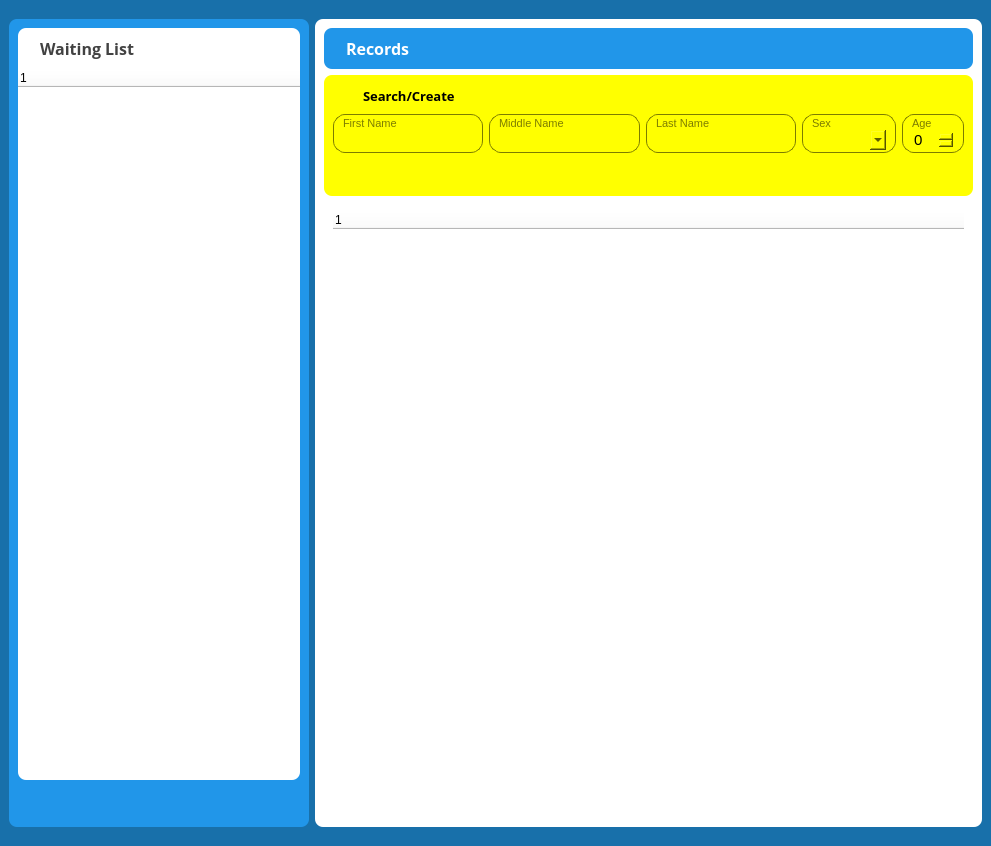
<?xml version="1.0" encoding="UTF-8"?>
<ui version="4.0">
 <class>MainWindow</class>
 <widget class="QMainWindow" name="MainWindow">
  <property name="geometry">
   <rect>
    <x>0</x>
    <y>0</y>
    <width>991</width>
    <height>846</height>
   </rect>
  </property>
  <property name="windowTitle">
   <string>Clinic Manager</string>
  </property>
  <property name="styleSheet">
   <string notr="true">QScrollBar:horizontal {
	max-height: 20px;
	background: white;
	border: 1px transparent grey;
	margin: 0px 20px 0px 20px;
}
QScrollBar:vertical {
	max-width: 20px;
	border: 1px transparent grey;
	margin: 20px 0px 20px 0px;
	background: white;
}
QScrollBar::handle:horizontal {
	background: rgb(253,253,253);
	border-style: solid;
	border-width: 1px;
	border-color: rgb(207,207,207);
	border-radius: 7px;
	min-width: 25px;
}
QScrollBar::handle:horizontal:hover {
	background: rgb(253,253,253);
	border-style: solid;
	border-width: 1px;
	border-color: rgb(147, 200, 200);
	border-radius: 7px;
	min-width: 25px;
}
QScrollBar::handle:vertical {
	background: rgb(253,253,253);
	border-style: solid;
	border-width: 1px;
	border-color: rgb(207,207,207);
	border-radius: 7px;
	min-height: 25px;
}
QScrollBar::handle:vertical:hover {
	background: rgb(253,253,253);
	border-style: solid;
	border-width: 1px;
	border-color: rgb(147, 200, 200);
	border-radius: 7px;
	min-height: 25px;
}
QScrollBar::add-line:horizontal {
   border: 2px transparent grey;
   border-top-right-radius: 7px;
   border-bottom-right-radius: 7px;
   background: rgb(171,171,171);
   width: 20px;
   subcontrol-position: right;
   subcontrol-origin: margin;
}
QScrollBar::add-line:horizontal:pressed {
   border: 2px transparent grey;
   border-top-right-radius: 7px;
   border-bottom-right-radius: 7px;
   background: rgb(191,191,191);
   width: 20px;
   subcontrol-position: right;
   subcontrol-origin: margin;
}
QScrollBar::add-line:vertical {
   border: 2px transparent grey;
   border-bottom-left-radius: 7px;
   border-bottom-right-radius: 7px;
   background: rgb(171,171,171);
   height: 20px;
   subcontrol-position: bottom;
   subcontrol-origin: margin;
}
QScrollBar::add-line:vertical:pressed {
   border: 2px transparent grey;
   border-bottom-left-radius: 7px;
   border-bottom-right-radius: 7px;
   background: rgb(191,191,191);
   height: 20px;
   subcontrol-position: bottom;
   subcontrol-origin: margin;
}
QScrollBar::sub-line:horizontal {
   border: 2px transparent grey;
   border-top-left-radius: 7px;
   border-bottom-left-radius: 7px;
   background: rgb(171,171,171);
   width: 20px;
   subcontrol-position: left;
   subcontrol-origin: margin;
}
QScrollBar::sub-line:horizontal:pressed {
   border: 2px transparent grey;
   border-top-left-radius: 7px;
   border-bottom-left-radius: 7px;
   background: rgb(191,191,191);
   width: 20px;
   subcontrol-position: left;
   subcontrol-origin: margin;
}
QScrollBar::sub-line:vertical {
   border: 2px transparent grey;
   border-top-left-radius: 7px;
   border-top-right-radius: 7px;
   background: rgb(171,171,171);
   height: 20px;
   subcontrol-position: top;
   subcontrol-origin: margin;
}
QScrollBar::sub-line:vertical:pressed {
   border: 2px transparent grey;
   border-top-left-radius: 7px;
   border-top-right-radius: 7px;
   background: rgb(191,191,191);
   height: 20px;
   subcontrol-position: top;
   subcontrol-origin: margin;
}
QScrollBar::left-arrow:horizontal {
   border: 1px transparent grey;
   border-top-left-radius: 3px;
   border-bottom-left-radius: 3px;
   width: 6px;
   height: 6px;
   background: white;
}
QScrollBar::right-arrow:horizontal {
   border: 1px transparent grey;
   border-top-right-radius: 3px;
   border-bottom-right-radius: 3px;
   width: 6px;
   height: 6px;
   background: white;
}
QScrollBar::up-arrow:vertical {
   border: 1px transparent grey;
   border-top-left-radius: 3px;
   border-top-right-radius: 3px;
   width: 6px;
   height: 6px;
   background: white;
}
QScrollBar::down-arrow:vertical {
   border: 1px transparent grey;
   border-bottom-left-radius: 3px;
   border-bottom-right-radius: 3px;
   width: 6px;
   height: 6px;
   background: white;
}
QScrollBar::add-page:horizontal, QScrollBar::sub-page:horizontal {
   background: white;
}
QScrollBar::add-page:vertical, QScrollBar::sub-page:vertical {
   background: white;
}</string>
  </property>
  <widget class="QWidget" name="centralwidget">
   <property name="styleSheet">
    <string notr="true">background-color: rgb(24, 112, 170);</string>
   </property>
   <layout class="QGridLayout" name="gridLayout_5">
    <item row="1" column="1">
     <widget class="QFrame" name="frame_3">
      <property name="sizePolicy">
       <sizepolicy hsizetype="Maximum" vsizetype="Preferred">
        <horstretch>0</horstretch>
        <verstretch>0</verstretch>
       </sizepolicy>
      </property>
      <property name="minimumSize">
       <size>
        <width>300</width>
        <height>0</height>
       </size>
      </property>
      <property name="styleSheet">
       <string notr="true">background-color: rgb(33, 150, 233);
border-radius: 8px;</string>
      </property>
      <property name="frameShape">
       <enum>QFrame::StyledPanel</enum>
      </property>
      <property name="frameShadow">
       <enum>QFrame::Raised</enum>
      </property>
      <layout class="QGridLayout" name="gridLayout_4">
       <property name="horizontalSpacing">
        <number>6</number>
       </property>
       <property name="verticalSpacing">
        <number>0</number>
       </property>
       <property name="bottomMargin">
        <number>9</number>
       </property>
       <item row="0" column="2">
        <widget class="QFrame" name="frame_4">
         <property name="styleSheet">
          <string notr="true">background-color: rgb(255, 255, 255);
color: rgb(66, 66, 66);
border: 0px;
border-top-left-radius: 8;
border-top-right-radius: 8;
border-bottom-left-radius: 0;
border-bottom-right-radius: 0;</string>
         </property>
         <property name="frameShape">
          <enum>QFrame::StyledPanel</enum>
         </property>
         <property name="frameShadow">
          <enum>QFrame::Plain</enum>
         </property>
         <layout class="QGridLayout" name="gridLayout_3">
          <item row="0" column="0">
           <layout class="QHBoxLayout" name="horizontalLayout_2">
            <item>
             <widget class="QLabel" name="label_11">
              <property name="text">
               <string/>
              </property>
              <property name="pixmap">
               <pixmap>resources/icons/baseline-face-black-18/2x/baseline_face_black_18dp.png</pixmap>
              </property>
             </widget>
            </item>
            <item>
             <widget class="QLabel" name="label_2">
              <property name="font">
               <font>
                <family>Open Sans</family>
                <pointsize>12</pointsize>
                <weight>75</weight>
                <bold>true</bold>
               </font>
              </property>
              <property name="text">
               <string>Waiting List</string>
              </property>
             </widget>
            </item>
            <item>
             <spacer name="horizontalSpacer_2">
              <property name="orientation">
               <enum>Qt::Horizontal</enum>
              </property>
              <property name="sizeHint" stdset="0">
               <size>
                <width>40</width>
                <height>20</height>
               </size>
              </property>
             </spacer>
            </item>
           </layout>
          </item>
         </layout>
        </widget>
       </item>
       <item row="3" column="2">
        <layout class="QHBoxLayout" name="horizontalLayout_3">
         <item>
          <spacer name="horizontalSpacer_3">
           <property name="orientation">
            <enum>Qt::Horizontal</enum>
           </property>
           <property name="sizeHint" stdset="0">
            <size>
             <width>40</width>
             <height>20</height>
            </size>
           </property>
          </spacer>
         </item>
         <item>
          <widget class="QPushButton" name="refreshPushButton">
           <property name="sizePolicy">
            <sizepolicy hsizetype="Fixed" vsizetype="Fixed">
             <horstretch>0</horstretch>
             <verstretch>0</verstretch>
            </sizepolicy>
           </property>
           <property name="minimumSize">
            <size>
             <width>28</width>
             <height>28</height>
            </size>
           </property>
           <property name="toolTip">
            <string>Sync</string>
           </property>
           <property name="autoFillBackground">
            <bool>false</bool>
           </property>
           <property name="styleSheet">
            <string notr="true">QPushButton:hover{
border-radius: 14px;
background-color: rgba(255, 255, 255, 100);
}
QPushButton:pressed{
border-radius: 14px;
background-color: rgba(155, 155, 155, 100);
}</string>
           </property>
           <property name="text">
            <string/>
           </property>
           <property name="icon">
            <iconset>
             <normaloff>resources/icons/baseline-sync-white-18/2x/baseline_sync_white_18dp.png</normaloff>resources/icons/baseline-sync-white-18/2x/baseline_sync_white_18dp.png</iconset>
           </property>
           <property name="flat">
            <bool>true</bool>
           </property>
          </widget>
         </item>
        </layout>
       </item>
       <item row="1" column="2">
        <widget class="QTreeWidget" name="queueTreeWidget">
         <property name="styleSheet">
          <string notr="true">background-color: rgb(255, 255, 255);
alternate-background-color: rgba(255, 255, 0, 100);
border-radius: 8px;</string>
         </property>
         <property name="alternatingRowColors">
          <bool>true</bool>
         </property>
         <column>
          <property name="text">
           <string notr="true">1</string>
          </property>
         </column>
        </widget>
       </item>
       <item row="2" column="2">
        <spacer name="verticalSpacer">
         <property name="orientation">
          <enum>Qt::Vertical</enum>
         </property>
         <property name="sizeType">
          <enum>QSizePolicy::Preferred</enum>
         </property>
         <property name="sizeHint" stdset="0">
          <size>
           <width>20</width>
           <height>10</height>
          </size>
         </property>
        </spacer>
       </item>
      </layout>
     </widget>
    </item>
    <item row="1" column="2">
     <widget class="QFrame" name="frame_2">
      <property name="styleSheet">
       <string notr="true">background-color: rgb(255, 255, 255);
border-radius: 8px;</string>
      </property>
      <property name="frameShape">
       <enum>QFrame::StyledPanel</enum>
      </property>
      <property name="frameShadow">
       <enum>QFrame::Raised</enum>
      </property>
      <layout class="QGridLayout" name="gridLayout_2">
       <item row="2" column="0">
        <widget class="QFrame" name="frame_5">
         <property name="sizePolicy">
          <sizepolicy hsizetype="Preferred" vsizetype="Maximum">
           <horstretch>0</horstretch>
           <verstretch>0</verstretch>
          </sizepolicy>
         </property>
         <property name="layoutDirection">
          <enum>Qt::LeftToRight</enum>
         </property>
         <property name="styleSheet">
          <string notr="true">background-color: rgb(255, 255, 0);
border-radius: 8px;</string>
         </property>
         <property name="frameShape">
          <enum>QFrame::StyledPanel</enum>
         </property>
         <property name="frameShadow">
          <enum>QFrame::Raised</enum>
         </property>
         <layout class="QGridLayout" name="gridLayout_7">
          <item row="3" column="6">
           <layout class="QHBoxLayout" name="horizontalLayout_6">
            <item>
             <widget class="QPushButton" name="clearPushButton">
              <property name="sizePolicy">
               <sizepolicy hsizetype="Fixed" vsizetype="Fixed">
                <horstretch>0</horstretch>
                <verstretch>0</verstretch>
               </sizepolicy>
              </property>
              <property name="minimumSize">
               <size>
                <width>28</width>
                <height>28</height>
               </size>
              </property>
              <property name="toolTip">
               <string>Clear Fields</string>
              </property>
              <property name="layoutDirection">
               <enum>Qt::RightToLeft</enum>
              </property>
              <property name="styleSheet">
               <string>QPushButton:hover{
border-radius: 14px;
background-color: rgba(255, 255, 255, 100);
}
QPushButton:pressed{
border-radius: 14px;
background-color: rgba(155, 155, 155, 100);
}</string>
              </property>
              <property name="text">
               <string/>
              </property>
              <property name="icon">
               <iconset>
                <normaloff>resources/icons/baseline-delete-black-18/2x/baseline_delete_black_18dp.png</normaloff>resources/icons/baseline-delete-black-18/2x/baseline_delete_black_18dp.png</iconset>
              </property>
              <property name="flat">
               <bool>true</bool>
              </property>
             </widget>
            </item>
            <item>
             <widget class="QPushButton" name="submitPushButton">
              <property name="enabled">
               <bool>true</bool>
              </property>
              <property name="sizePolicy">
               <sizepolicy hsizetype="Fixed" vsizetype="Fixed">
                <horstretch>0</horstretch>
                <verstretch>0</verstretch>
               </sizepolicy>
              </property>
              <property name="minimumSize">
               <size>
                <width>28</width>
                <height>28</height>
               </size>
              </property>
              <property name="toolTip">
               <string>Add to Record</string>
              </property>
              <property name="layoutDirection">
               <enum>Qt::RightToLeft</enum>
              </property>
              <property name="styleSheet">
               <string>QPushButton:hover{
border-radius: 14px;
background-color: rgba(255, 255, 255, 100);
}
QPushButton:pressed{
border-radius: 14px;
background-color: rgba(155, 155, 155, 100);
}</string>
              </property>
              <property name="text">
               <string/>
              </property>
              <property name="icon">
               <iconset>
                <normaloff>resources/icons/baseline-create-black-18/2x/baseline_create_black_18dp.png</normaloff>resources/icons/baseline-create-black-18/2x/baseline_create_black_18dp.png</iconset>
              </property>
              <property name="flat">
               <bool>true</bool>
              </property>
             </widget>
            </item>
           </layout>
          </item>
          <item row="1" column="1">
           <widget class="QFrame" name="frame_6">
            <property name="styleSheet">
             <string notr="true">border: 1px solid rgb(124,124,0);
border-radius:12px;</string>
            </property>
            <property name="frameShape">
             <enum>QFrame::StyledPanel</enum>
            </property>
            <property name="frameShadow">
             <enum>QFrame::Plain</enum>
            </property>
            <layout class="QGridLayout" name="gridLayout_8">
             <property name="leftMargin">
              <number>9</number>
             </property>
             <property name="topMargin">
              <number>2</number>
             </property>
             <property name="rightMargin">
              <number>9</number>
             </property>
             <property name="bottomMargin">
              <number>2</number>
             </property>
             <property name="horizontalSpacing">
              <number>7</number>
             </property>
             <property name="verticalSpacing">
              <number>0</number>
             </property>
             <item row="0" column="0">
              <layout class="QVBoxLayout" name="verticalLayout">
               <item>
                <widget class="QLabel" name="label_4">
                 <property name="font">
                  <font>
                   <pointsize>8</pointsize>
                  </font>
                 </property>
                 <property name="styleSheet">
                  <string notr="true">border:0px;
color: rgb(125, 125, 0);</string>
                 </property>
                 <property name="text">
                  <string>First Name</string>
                 </property>
                </widget>
               </item>
               <item>
                <widget class="QLineEdit" name="fnameLineEdit">
                 <property name="font">
                  <font>
                   <pointsize>11</pointsize>
                  </font>
                 </property>
                 <property name="styleSheet">
                  <string notr="true">border:0px;</string>
                 </property>
                 <property name="frame">
                  <bool>false</bool>
                 </property>
                </widget>
               </item>
              </layout>
             </item>
            </layout>
           </widget>
          </item>
          <item row="0" column="1">
           <layout class="QHBoxLayout" name="horizontalLayout_10">
            <item>
             <widget class="QLabel" name="label_9">
              <property name="sizePolicy">
               <sizepolicy hsizetype="Fixed" vsizetype="Fixed">
                <horstretch>0</horstretch>
                <verstretch>0</verstretch>
               </sizepolicy>
              </property>
              <property name="minimumSize">
               <size>
                <width>24</width>
                <height>24</height>
               </size>
              </property>
              <property name="text">
               <string/>
              </property>
              <property name="pixmap">
               <pixmap>resources/icons/baseline-search-black-18/2x/baseline_search_black_18dp.png</pixmap>
              </property>
             </widget>
            </item>
            <item>
             <widget class="QLabel" name="label_3">
              <property name="font">
               <font>
                <family>Open Sans</family>
                <pointsize>10</pointsize>
                <weight>75</weight>
                <bold>true</bold>
               </font>
              </property>
              <property name="text">
               <string>Search/Create</string>
              </property>
             </widget>
            </item>
           </layout>
          </item>
          <item row="1" column="2">
           <widget class="QFrame" name="frame_7">
            <property name="styleSheet">
             <string notr="true">border: 1px solid rgb(124,124,0);
border-radius:12px;</string>
            </property>
            <property name="frameShape">
             <enum>QFrame::StyledPanel</enum>
            </property>
            <property name="frameShadow">
             <enum>QFrame::Plain</enum>
            </property>
            <layout class="QGridLayout" name="gridLayout_9">
             <property name="leftMargin">
              <number>9</number>
             </property>
             <property name="topMargin">
              <number>2</number>
             </property>
             <property name="rightMargin">
              <number>9</number>
             </property>
             <property name="bottomMargin">
              <number>2</number>
             </property>
             <property name="horizontalSpacing">
              <number>7</number>
             </property>
             <property name="verticalSpacing">
              <number>0</number>
             </property>
             <item row="0" column="0">
              <layout class="QVBoxLayout" name="verticalLayout_2">
               <item>
                <widget class="QLabel" name="label_5">
                 <property name="font">
                  <font>
                   <pointsize>8</pointsize>
                  </font>
                 </property>
                 <property name="styleSheet">
                  <string notr="true">border:0px;
color: rgb(125, 125, 0);</string>
                 </property>
                 <property name="text">
                  <string>Middle Name</string>
                 </property>
                </widget>
               </item>
               <item>
                <widget class="QLineEdit" name="mnameLineEdit">
                 <property name="font">
                  <font>
                   <pointsize>11</pointsize>
                  </font>
                 </property>
                 <property name="styleSheet">
                  <string notr="true">border:0px;</string>
                 </property>
                 <property name="frame">
                  <bool>false</bool>
                 </property>
                </widget>
               </item>
              </layout>
             </item>
            </layout>
           </widget>
          </item>
          <item row="1" column="3">
           <widget class="QFrame" name="frame_8">
            <property name="styleSheet">
             <string notr="true">border: 1px solid rgb(124,124,0);
border-radius:12px;</string>
            </property>
            <property name="frameShape">
             <enum>QFrame::StyledPanel</enum>
            </property>
            <property name="frameShadow">
             <enum>QFrame::Plain</enum>
            </property>
            <layout class="QGridLayout" name="gridLayout_10">
             <property name="leftMargin">
              <number>9</number>
             </property>
             <property name="topMargin">
              <number>2</number>
             </property>
             <property name="rightMargin">
              <number>9</number>
             </property>
             <property name="bottomMargin">
              <number>2</number>
             </property>
             <property name="horizontalSpacing">
              <number>7</number>
             </property>
             <property name="verticalSpacing">
              <number>0</number>
             </property>
             <item row="0" column="0">
              <layout class="QVBoxLayout" name="verticalLayout_3">
               <item>
                <widget class="QLabel" name="label_6">
                 <property name="font">
                  <font>
                   <pointsize>8</pointsize>
                  </font>
                 </property>
                 <property name="styleSheet">
                  <string notr="true">border:0px;
color: rgb(125, 125, 0);</string>
                 </property>
                 <property name="text">
                  <string>Last Name</string>
                 </property>
                </widget>
               </item>
               <item>
                <widget class="QLineEdit" name="lnameLineEdit">
                 <property name="sizePolicy">
                  <sizepolicy hsizetype="Expanding" vsizetype="Expanding">
                   <horstretch>0</horstretch>
                   <verstretch>0</verstretch>
                  </sizepolicy>
                 </property>
                 <property name="font">
                  <font>
                   <pointsize>11</pointsize>
                  </font>
                 </property>
                 <property name="styleSheet">
                  <string notr="true">border:0px;</string>
                 </property>
                 <property name="frame">
                  <bool>false</bool>
                 </property>
                </widget>
               </item>
              </layout>
             </item>
            </layout>
           </widget>
          </item>
          <item row="1" column="4">
           <widget class="QFrame" name="frame_9">
            <property name="sizePolicy">
             <sizepolicy hsizetype="Preferred" vsizetype="Preferred">
              <horstretch>0</horstretch>
              <verstretch>0</verstretch>
             </sizepolicy>
            </property>
            <property name="styleSheet">
             <string notr="true">border: 1px solid rgb(124,124,0);
border-radius:12px;</string>
            </property>
            <property name="frameShape">
             <enum>QFrame::StyledPanel</enum>
            </property>
            <property name="frameShadow">
             <enum>QFrame::Plain</enum>
            </property>
            <layout class="QGridLayout" name="gridLayout_11">
             <property name="leftMargin">
              <number>9</number>
             </property>
             <property name="topMargin">
              <number>2</number>
             </property>
             <property name="rightMargin">
              <number>9</number>
             </property>
             <property name="bottomMargin">
              <number>2</number>
             </property>
             <property name="horizontalSpacing">
              <number>7</number>
             </property>
             <property name="verticalSpacing">
              <number>0</number>
             </property>
             <item row="0" column="0">
              <layout class="QVBoxLayout" name="verticalLayout_4">
               <item>
                <widget class="QLabel" name="label_7">
                 <property name="sizePolicy">
                  <sizepolicy hsizetype="Preferred" vsizetype="Preferred">
                   <horstretch>0</horstretch>
                   <verstretch>0</verstretch>
                  </sizepolicy>
                 </property>
                 <property name="font">
                  <font>
                   <pointsize>8</pointsize>
                  </font>
                 </property>
                 <property name="styleSheet">
                  <string notr="true">border:0px;
color: rgb(125, 125, 0);</string>
                 </property>
                 <property name="text">
                  <string>Sex</string>
                 </property>
                </widget>
               </item>
               <item>
                <widget class="QComboBox" name="sexComboBox">
                 <property name="sizePolicy">
                  <sizepolicy hsizetype="Preferred" vsizetype="Preferred">
                   <horstretch>0</horstretch>
                   <verstretch>0</verstretch>
                  </sizepolicy>
                 </property>
                 <property name="minimumSize">
                  <size>
                   <width>0</width>
                   <height>17</height>
                  </size>
                 </property>
                 <property name="font">
                  <font>
                   <pointsize>11</pointsize>
                  </font>
                 </property>
                 <property name="styleSheet">
                  <string notr="true">border:0px;</string>
                 </property>
                 <property name="frame">
                  <bool>false</bool>
                 </property>
                </widget>
               </item>
              </layout>
             </item>
            </layout>
           </widget>
          </item>
          <item row="1" column="6">
           <widget class="QFrame" name="frame_10">
            <property name="sizePolicy">
             <sizepolicy hsizetype="Preferred" vsizetype="Preferred">
              <horstretch>0</horstretch>
              <verstretch>0</verstretch>
             </sizepolicy>
            </property>
            <property name="styleSheet">
             <string notr="true">border: 1px solid rgb(124,124,0);
border-radius:12px;</string>
            </property>
            <property name="frameShape">
             <enum>QFrame::StyledPanel</enum>
            </property>
            <property name="frameShadow">
             <enum>QFrame::Plain</enum>
            </property>
            <layout class="QGridLayout" name="gridLayout_12">
             <property name="leftMargin">
              <number>9</number>
             </property>
             <property name="topMargin">
              <number>2</number>
             </property>
             <property name="rightMargin">
              <number>9</number>
             </property>
             <property name="bottomMargin">
              <number>2</number>
             </property>
             <property name="horizontalSpacing">
              <number>7</number>
             </property>
             <property name="verticalSpacing">
              <number>0</number>
             </property>
             <item row="0" column="0">
              <layout class="QVBoxLayout" name="verticalLayout_5">
               <item>
                <widget class="QLabel" name="label_8">
                 <property name="font">
                  <font>
                   <pointsize>8</pointsize>
                  </font>
                 </property>
                 <property name="styleSheet">
                  <string notr="true">border:0px;
color: rgb(125, 125, 0);</string>
                 </property>
                 <property name="text">
                  <string>Age</string>
                 </property>
                </widget>
               </item>
               <item>
                <widget class="QSpinBox" name="ageSpinBox">
                 <property name="sizePolicy">
                  <sizepolicy hsizetype="Minimum" vsizetype="MinimumExpanding">
                   <horstretch>0</horstretch>
                   <verstretch>0</verstretch>
                  </sizepolicy>
                 </property>
                 <property name="minimumSize">
                  <size>
                   <width>0</width>
                   <height>20</height>
                  </size>
                 </property>
                 <property name="font">
                  <font>
                   <pointsize>11</pointsize>
                  </font>
                 </property>
                 <property name="styleSheet">
                  <string notr="true">border: 0px;</string>
                 </property>
                 <property name="wrapping">
                  <bool>false</bool>
                 </property>
                 <property name="frame">
                  <bool>true</bool>
                 </property>
                </widget>
               </item>
              </layout>
             </item>
            </layout>
           </widget>
          </item>
         </layout>
        </widget>
       </item>
       <item row="1" column="0">
        <widget class="QFrame" name="frame">
         <property name="styleSheet">
          <string notr="true">background-color: rgb(33, 150, 233);
color: rgb(255, 255, 255);
border: 0px;
border-radius: 8;</string>
         </property>
         <property name="frameShape">
          <enum>QFrame::StyledPanel</enum>
         </property>
         <property name="frameShadow">
          <enum>QFrame::Plain</enum>
         </property>
         <layout class="QGridLayout" name="gridLayout">
          <item row="0" column="0">
           <layout class="QHBoxLayout" name="horizontalLayout">
            <item>
             <widget class="QLabel" name="label_10">
              <property name="text">
               <string/>
              </property>
              <property name="pixmap">
               <pixmap>resources/icons/baseline-list-white-18/2x/baseline_list_white_18dp.png</pixmap>
              </property>
             </widget>
            </item>
            <item>
             <widget class="QLabel" name="label">
              <property name="font">
               <font>
                <family>Open Sans</family>
                <pointsize>12</pointsize>
                <weight>75</weight>
                <bold>true</bold>
               </font>
              </property>
              <property name="text">
               <string>Records</string>
              </property>
             </widget>
            </item>
            <item>
             <spacer name="horizontalSpacer">
              <property name="orientation">
               <enum>Qt::Horizontal</enum>
              </property>
              <property name="sizeHint" stdset="0">
               <size>
                <width>40</width>
                <height>20</height>
               </size>
              </property>
             </spacer>
            </item>
           </layout>
          </item>
         </layout>
        </widget>
       </item>
       <item row="4" column="0">
        <widget class="QWidget" name="widget" native="true">
         <layout class="QGridLayout" name="gridLayout_6">
          <item row="1" column="0">
           <layout class="QHBoxLayout" name="horizontalLayout_4">
            <item>
             <spacer name="horizontalSpacer_4">
              <property name="orientation">
               <enum>Qt::Horizontal</enum>
              </property>
              <property name="sizeHint" stdset="0">
               <size>
                <width>40</width>
                <height>20</height>
               </size>
              </property>
             </spacer>
            </item>
            <item>
             <widget class="QPushButton" name="addPushButton">
              <property name="sizePolicy">
               <sizepolicy hsizetype="Fixed" vsizetype="Fixed">
                <horstretch>0</horstretch>
                <verstretch>0</verstretch>
               </sizepolicy>
              </property>
              <property name="minimumSize">
               <size>
                <width>28</width>
                <height>28</height>
               </size>
              </property>
              <property name="toolTip">
               <string>Add to Queue</string>
              </property>
              <property name="styleSheet">
               <string notr="true">QPushButton:hover{
border-radius: 14px;
background-color: rgba(255, 255, 255, 100);
}
QPushButton:pressed{
border-radius: 14px;
background-color: rgba(155, 155, 155, 100);
}</string>
              </property>
              <property name="text">
               <string/>
              </property>
              <property name="icon">
               <iconset>
                <normaloff>resources/icons/baseline-add_circle-black-18/2x/baseline_add_circle_black_18dp.png</normaloff>resources/icons/baseline-add_circle-black-18/2x/baseline_add_circle_black_18dp.png</iconset>
              </property>
              <property name="flat">
               <bool>true</bool>
              </property>
             </widget>
            </item>
           </layout>
          </item>
          <item row="0" column="0">
           <widget class="QTreeWidget" name="treeWidget">
            <property name="styleSheet">
             <string notr="true">alternate-background-color: rgba(36, 168, 255, 50);
border-radius: 8px;</string>
            </property>
            <property name="alternatingRowColors">
             <bool>true</bool>
            </property>
            <column>
             <property name="text">
              <string notr="true">1</string>
             </property>
            </column>
           </widget>
          </item>
         </layout>
        </widget>
       </item>
      </layout>
     </widget>
    </item>
    <item row="0" column="2">
     <spacer name="verticalSpacer_2">
      <property name="orientation">
       <enum>Qt::Vertical</enum>
      </property>
      <property name="sizeType">
       <enum>QSizePolicy::Preferred</enum>
      </property>
      <property name="sizeHint" stdset="0">
       <size>
        <width>20</width>
        <height>10</height>
       </size>
      </property>
     </spacer>
    </item>
    <item row="1" column="3">
     <spacer name="horizontalSpacer_6">
      <property name="orientation">
       <enum>Qt::Horizontal</enum>
      </property>
      <property name="sizeType">
       <enum>QSizePolicy::Preferred</enum>
      </property>
      <property name="sizeHint" stdset="0">
       <size>
        <width>10</width>
        <height>10</height>
       </size>
      </property>
     </spacer>
    </item>
    <item row="1" column="0">
     <spacer name="horizontalSpacer_5">
      <property name="orientation">
       <enum>Qt::Horizontal</enum>
      </property>
      <property name="sizeType">
       <enum>QSizePolicy::Preferred</enum>
      </property>
      <property name="sizeHint" stdset="0">
       <size>
        <width>10</width>
        <height>10</height>
       </size>
      </property>
     </spacer>
    </item>
    <item row="2" column="2">
     <spacer name="verticalSpacer_3">
      <property name="orientation">
       <enum>Qt::Vertical</enum>
      </property>
      <property name="sizeType">
       <enum>QSizePolicy::Preferred</enum>
      </property>
      <property name="sizeHint" stdset="0">
       <size>
        <width>20</width>
        <height>10</height>
       </size>
      </property>
     </spacer>
    </item>
   </layout>
  </widget>
 </widget>
 <resources/>
 <connections>
  <connection>
   <sender>clearPushButton</sender>
   <signal>clicked()</signal>
   <receiver>fnameLineEdit</receiver>
   <slot>clear()</slot>
   <hints>
    <hint type="sourcelabel">
     <x>886</x>
     <y>203</y>
    </hint>
    <hint type="destinationlabel">
     <x>405</x>
     <y>172</y>
    </hint>
   </hints>
  </connection>
  <connection>
   <sender>clearPushButton</sender>
   <signal>clicked()</signal>
   <receiver>mnameLineEdit</receiver>
   <slot>clear()</slot>
   <hints>
    <hint type="sourcelabel">
     <x>880</x>
     <y>212</y>
    </hint>
    <hint type="destinationlabel">
     <x>579</x>
     <y>177</y>
    </hint>
   </hints>
  </connection>
  <connection>
   <sender>clearPushButton</sender>
   <signal>clicked()</signal>
   <receiver>lnameLineEdit</receiver>
   <slot>clear()</slot>
   <hints>
    <hint type="sourcelabel">
     <x>890</x>
     <y>220</y>
    </hint>
    <hint type="destinationlabel">
     <x>708</x>
     <y>171</y>
    </hint>
   </hints>
  </connection>
  <connection>
   <sender>clearPushButton</sender>
   <signal>clicked()</signal>
   <receiver>ageSpinBox</receiver>
   <slot>clear()</slot>
   <hints>
    <hint type="sourcelabel">
     <x>892</x>
     <y>213</y>
    </hint>
    <hint type="destinationlabel">
     <x>910</x>
     <y>172</y>
    </hint>
   </hints>
  </connection>
 </connections>
</ui>
